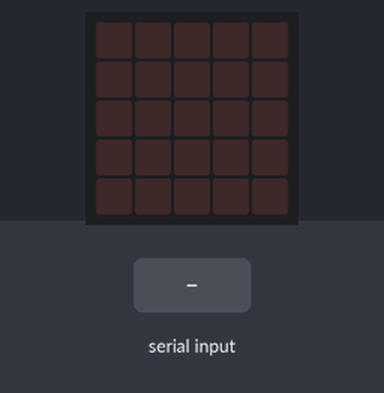
A program run on a simulated BBC micro:bit (MakeCode). Parts: the board's 5×5 LED display. The inputs (shaded band) are chosen by the test bench.

Above: at 1.2 s.
1.3 s: "a" typed at the serial console, then Enter
At 1.6 s:
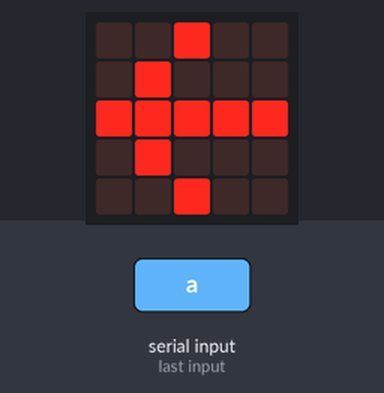
2.8 s: "s" typed at the serial console, then Enter
At 3.9 s:
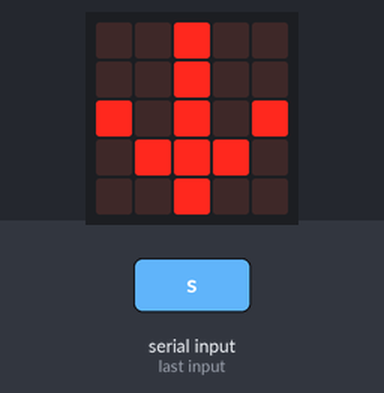
4.3 s: "d" typed at the serial console, then Enter
At 5.1 s:
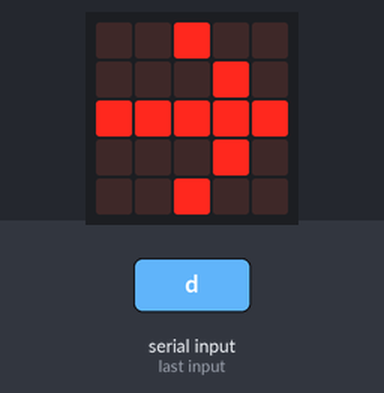
Timing chart, 0 to 7.3 s (numbered marks = the images above; inputs shaded):
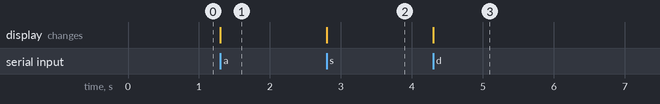

Measured:
- after the input at 1.3 s, the display: changes at once (image 1)
- after the input at 2.8 s, the display: changes at once (image 2)
- after the input at 4.3 s, the display: changes at once (image 3)

The program:

main.ts
```typescript
serial.onDataReceived(serial.delimiters(Delimiters.NewLine), function () {
    文字 = serial.readLine()
    文字 = 文字.substr(0, 1)
    if (文字 == "a") {
        basic.showArrow(ArrowNames.West)
    } else if (文字 == "s") {
        basic.showArrow(ArrowNames.South)
    } else if (文字 == "d") {
        basic.showArrow(ArrowNames.East)
    }
})
let 文字 = ""
serial.setBaudRate(BaudRate.BaudRate115200)
```

test.ts
```typescript
// テストはここに来ます。このパッケージが拡張機能として使用されるときにはコンパイルされません。
```
